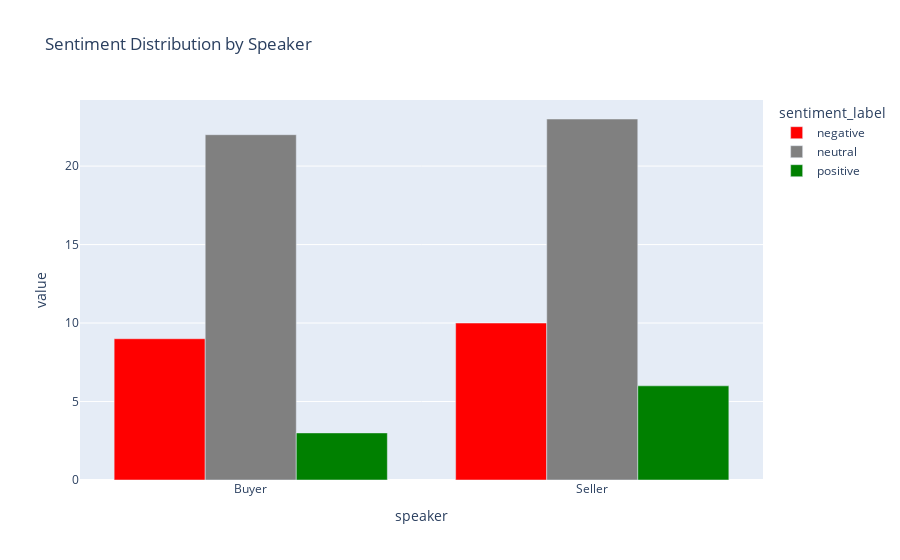

The cell this chart's notebook holds for it:
### Markdown cell above
## 3. 🧠 NLP & Conversation Analytics

### Code cell
# Sentiment Analysis using lexicon
POSITIVE_WORDS = {'yes', 'great', 'interested', 'love', 'perfect', 'amazing', 'definitely', 
                  'absolutely', 'excellent', 'wonderful', 'impressive', 'excited'}
NEGATIVE_WORDS = {'no', 'not', 'expensive', 'busy', 'later', 'problem', 'issue', 'concern',
                  'difficult', 'impossible', 'reject', 'decline', 'competitor'}

def analyze_sentiment(text):
    """Simple lexicon-based sentiment."""
    if not isinstance(text, str):
        return 'neutral', 0
    words = text.lower().split()
    pos = sum(1 for w in words if w in POSITIVE_WORDS)
    neg = sum(1 for w in words if w in NEGATIVE_WORDS)
    
    if pos > neg:
        return 'positive', (pos - neg) / max(len(words), 1)
    elif neg > pos:
        return 'negative', (neg - pos) / max(len(words), 1)
    return 'neutral', 0

if DATA_LOADED and len(turns_df) > 0 and 'message' in turns_df.columns:
    # Apply to turns
    sentiment_results = turns_df['message'].apply(analyze_sentiment)
    turns_df['sentiment_label'] = [r[0] for r in sentiment_results]
    turns_df['sentiment_score'] = [r[1] for r in sentiment_results]

    # Sentiment by speaker
    sentiment_by_speaker = turns_df.groupby(['speaker', 'sentiment_label']).size().unstack(fill_value=0)

    fig = px.bar(sentiment_by_speaker.reset_index().melt(id_vars='speaker'),
                 x='speaker', y='value', color='sentiment_label',
                 barmode='group', title='Sentiment Distribution by Speaker',
                 color_discrete_map={'positive': 'green', 'negative': 'red', 'neutral': 'gray'})
    fig.show()
else:
    print("⚠️ No conversation data available for sentiment analysis")

### Figure 1 — Plotly figure (JSON) as saved in the notebook; plotly's stock layout.template omitted (floating-point values rounded to 4 significant figures)
{"data": [{"alignmentgroup": "True", "hovertemplate": "sentiment_label=negative<br>speaker=%{x}<br>value=%{y}<extra></extra>", "legendgroup": "negative", "marker": {"color": "red", "pattern": {"shape": ""}}, "name": "negative", "offsetgroup": "negative", "orientation": "v", "showlegend": true, "textposition": "auto", "type": "bar", "x": ["Buyer", "Seller"], "xaxis": "x", "y": [9, 10], "yaxis": "y"}, {"alignmentgroup": "True", "hovertemplate": "sentiment_label=neutral<br>speaker=%{x}<br>value=%{y}<extra></extra>", "legendgroup": "neutral", "marker": {"color": "gray", "pattern": {"shape": ""}}, "name": "neutral", "offsetgroup": "neutral", "orientation": "v", "showlegend": true, "textposition": "auto", "type": "bar", "x": ["Buyer", "Seller"], "xaxis": "x", "y": [22, 23], "yaxis": "y"}, {"alignmentgroup": "True", "hovertemplate": "sentiment_label=positive<br>speaker=%{x}<br>value=%{y}<extra></extra>", "legendgroup": "positive", "marker": {"color": "green", "pattern": {"shape": ""}}, "name": "positive", "offsetgroup": "positive", "orientation": "v", "showlegend": true, "textposition": "auto", "type": "bar", "x": ["Buyer", "Seller"], "xaxis": "x", "y": [3, 6], "yaxis": "y"}], "layout": {"barmode": "group", "legend": {"title": {"text": "sentiment_label"}, "tracegroupgap": 0}, "title": {"text": "Sentiment Distribution by Speaker"}, "xaxis": {"anchor": "y", "domain": [0, 1], "title": {"text": "speaker"}}, "yaxis": {"anchor": "x", "domain": [0, 1], "title": {"text": "value"}}}}
